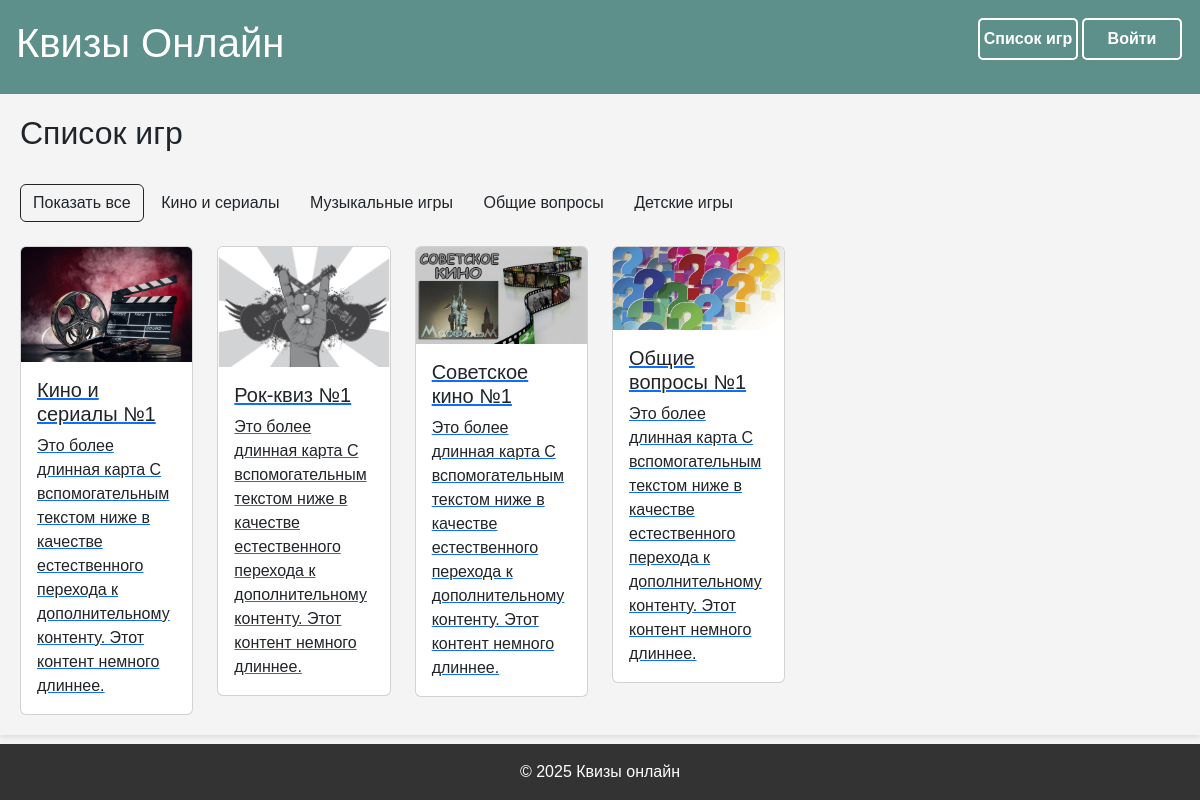
/games/, run on the app's committed database.
### core/models.py (models this page shows)
class Theme(models.Model):
    theme = models.CharField(max_length=100, verbose_name='Тема игры')
    class Meta:
        verbose_name = 'Тема игры'
        verbose_name_plural = 'Темы игр'
    def __str__(self):
        return self.theme

class GamesList(models.Model):
    name_game = models.TextField(max_length=100, verbose_name='Название игры')
    theme = models.ForeignKey(Theme, blank=True, null=True, on_delete=models.SET_NULL, verbose_name='Тема игры')
    image = models.ImageField(upload_to='images', verbose_name='Картинка', blank=True, null=True)
    class Meta:
        verbose_name = 'Список игр'
        verbose_name_plural = 'Списки игр'
    def __str__(self):
        return self.name_game

### core/views.py (the view)
# urls.py: path('games/', views.games, name='games'),
def games(request):
    theme_list = Theme.objects.all()
    games_list = GamesList.objects.all()
    print(games_list)
    theme = request.GET.get('theme')
    active_theme = None
    if theme:
        games_list = games_list.filter(theme__id=theme)
        active_theme = Theme.objects.get(id=theme)
    return render(request, 'games.html', {'games_list': games_list, 'theme_list': theme_list, 'active_theme': active_theme} )

### templates/games.html
{% extends 'base.html' %}
{% load static %}
{% block content %}
<div>
<h2>Список игр</h2>
<div class = "games">
<div id="myBtnContainer">
    <button class="btn active" onclick="filterSelection('all')">Показать все</button>
    {% for theme in theme_list %}
    <button class="btn {{ theme }}"> {{ theme.theme }} </button>
    {% endfor %}
</div>
</div>
<div class="row row-cols-1 row-cols-md-6 g-4">
  {% for game in games_list %}
    <a href='{{game.id}}' class="display:block">
        <div class="col {{ game.id }}">
            <div class="card h-100">
                <img src="{{ game.image.url }}" class="card-img-top" alt="...">
                <div class="card-body">
                    <h5 class="card-title">{{ game.name_game }}</h5>
                    <p class="card-text">Это более длинная карта С вспомогательным текстом ниже в качестве естественного
                        перехода к дополнительному контенту. Этот контент немного длиннее.</p>
                </div>
            </div>
        </div>
    </a>
  {% endfor %}
</div>
</div>
{% endblock %}

### templates/base.html (shortened to what this page needs)
{% load static %}
{% load crispy_forms_tags %}
<!DOCTYPE html>
<html lang="ru">
<head>
    <link rel="stylesheet" href="{% static 'css/index.css' %}">
    <link href="https://cdn.jsdelivr.net/npm/bootstrap@5.3.3/dist/css/bootstrap.min.css" rel="stylesheet"
>
</head>
<body>
<header class="header">
    <div class="column-left">
        <a href="{% url 'index'%}" style="text-decoration:none; color:white"><h1>Квизы Онлайн</h1></a>
    </div>
    <div class="column-right">
        <nav>
            <ul>
                <a href="{% url 'games'%}">
                    <li>Список игр</li>
                </a>
                <a href="{% url 'profiles_login' %}" data-bs-toggle="modal" data-bs-target="#exampleModal">
                    <li>Войти</li>
                </a>
            </ul>
        </nav>
    </div>
</header>
<main class="main-container" style="display:flex">
{% block content %}
{% endblock %}
</main>
<footer>
    &copy; 2025 Квизы онлайн
</footer>
</body>
</html>

### static/css/index.css (style rules this page uses)
* { box-sizing: border-box; }
.row { display: inline-block; }
.btn { border: none; outline: none; padding: 12px 16px; background-color: white; cursor: pointer; }
.btn.active { background-color: #666; color: white; }
:root { --font-color: #266382; --bg-color: #C6EDFD; --selections-color: #008BD1; --blocks-color: #22CCEE; --tasks-color: #AF0080; --title-color: #FFF; --borders-color: white; --column-color: #EEF9FF; --blocks-margin: 28px; }
.header { background-color: #5D908A; color: white; padding: 1em; display: flex; justify-content: space-between; align-items: center; }
.column-left, .column-right { display: flex; align-items: center; }
nav ul { padding: 0; display: flex; list-style: none; text-align: center; }
nav ul li { padding: 7% 0 7% 0; border: 2px solid var(--borders-color); border-radius: 5px; width: 100px; color: white; font-size: 16px; }
nav a { margin: 2px; font-weight: bold; text-decoration: none; }
.games { display: inline; margin: 150px; }
main { padding: 20px; margin: 0 auto;  background-color: white; box-shadow: 0 2px 5px rgba(0, 0, 0, 0.1); }
footer { background-color: #333; color: white; text-align: center; padding: 1em; : fixed; bottom: 0; width: 100%; }

### templates/base.html (style rules this page uses)
:root { --font-color: #266382; --bg-color: #C6EDFD; --selections-color: #008BD1; --blocks-color: #22CCEE; --tasks-color: #AF0080; --title-color: #FFF; --borders-color: white; --column-color: #EEF9FF; --blocks-margin: 28px; }
.header { background-color: #5D908A; color: white; padding: 1em; display: flex; justify-content: space-between; align-items: center; }
.column-left, .column-right { display: flex; align-items: center; }
nav ul { padding: 0; display: flex; list-style: none; text-align: center; }
nav ul li { padding: 7% 0 7% 0; border: 2px solid var(--borders-color); border-radius: 5px; width: 100px; color: white; font-size: 16px; }
nav a { margin: 2px; font-weight: bold; text-decoration: none; }
main { padding: 20px; margin: 0 auto;  background-color: white; box-shadow: 0 2px 5px rgba(0, 0, 0, 0.1); }
footer { background-color: #333; color: white; text-align: center; padding: 1em; position: fixed; bottom: 0; width: 100%; }

### data on the page
Theme: theme "Кино и сериалы"
Theme: theme "Музыкальные игры"
Theme: theme "Общие вопросы"
Theme: theme "Детские игры"
GamesList: image (picture), name_game "Кино и сериалы №1"
GamesList: image (picture), name_game "Рок-квиз №1"
GamesList: image (picture), name_game "Советское кино №1"
GamesList: image (picture), name_game "Общие вопросы №1"
